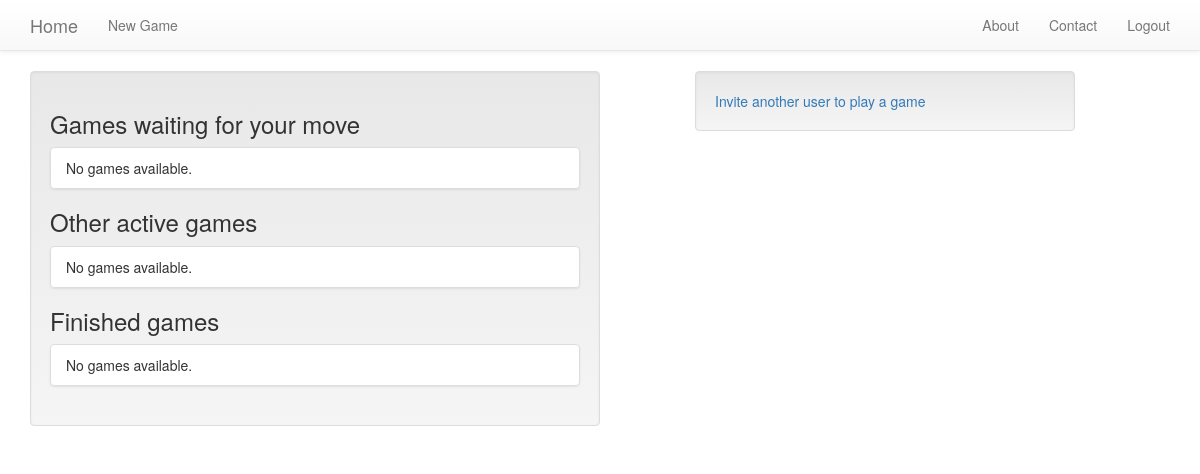
The page /user/home (signed in) on the database as committed earlier.
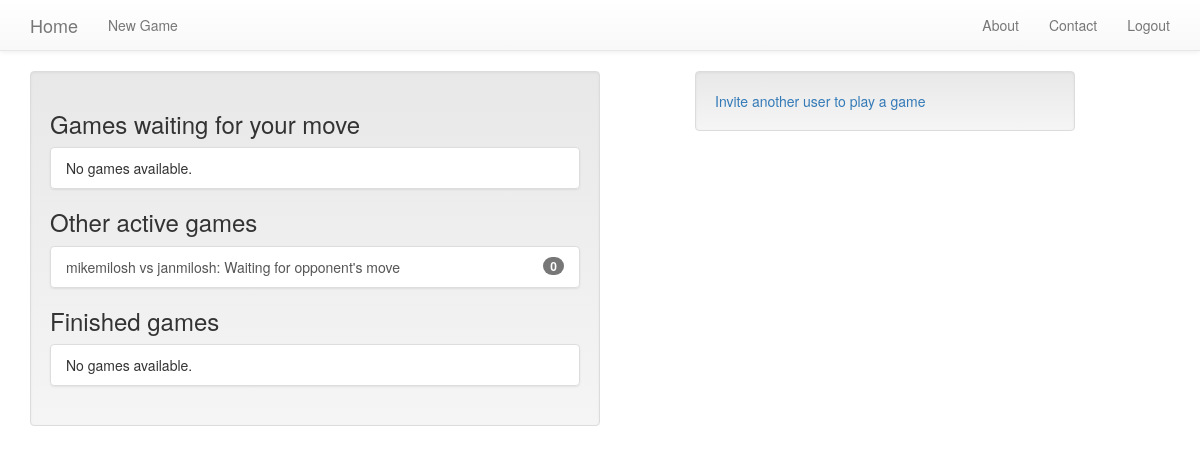
The same page on the database as committed later.
### tictactoe/models.py (models this page shows, shortened)
class Game(models.Model):
    first_player = models.ForeignKey(User, related_name="games_first_player")
    second_player = models.ForeignKey(User, related_name="games_second_player")
    next_to_move = models.ForeignKey(User, related_name="games_to_move")
    start_time = models.DateTimeField(auto_now_add=True)
    last_active = models.DateTimeField(auto_now=True)
    status = models.CharField(max_length=1, default='A',
                              choices=GAME_STATUS_CHOICES)
    objects = GamesManager()
    def __str__(self):
        return "{0} vs {1}".format(self.first_player, self.second_player)

### user_profile/views.py (the view)
@login_required
def home(request):
    my_games = Game.objects.games_for_user(request.user)
    active_games = my_games.filter(status="A")
    finished_games = my_games.exclude(status="A")
    waiting_games = active_games.filter(next_to_move=request.user)
    other_games = active_games.exclude(next_to_move=request.user)
    invitations = request.user.invitations_received.all()
    context = {'other_games': other_games,
                'waiting_games': waiting_games,
                'finished_games': finished_games,
                'invitations': invitations,
                }
    return render(request, 'user/home.html', context)

### tictactoe/models.py (called while the page is built)
    def games_for_user(self, user):
        return super(GamesManager, self).get_queryset().filter(
            Q(first_player_id=user.id)|Q(second_player_id=user.id))

### user_profile/templates/user/home.html (shortened to what this page needs)
{% extends "base.html" %}
{% block content %}
  <div class="well col-md-6">
    {% include "tictactoe/game_list_snippet.html" with header="Games waiting for your move" games_list=waiting_games%}
    {% include "tictactoe/game_list_snippet.html" with header="Other active games" games_list=other_games%}
    {% include "tictactoe/game_list_snippet.html" with header="Finished games" games_list=finished_games%}
  </div>
  <div class="well col-sm-4 col-sm-push-1">
    <a href="{% url 'tictactoe_invite' %}">Invite another user to play a game</a>
  </div>
{% endblock content %}

### tictactoe/templates/tictactoe/game_list_snippet.html
<h3 class="panel-header">{{ header }}</h3>
<div class="list-group">
  {% for game in games_list %}
    <a class="list-group-item" href="#">
      {{ game }}:
      {% if game.status == "A" %}
        {% if game.next_to_move == user %}Your turn{% else %}Waiting for opponent's move{% endif %}
      {% elif game.status == "D" %}
        Draw
      {% elif game.status == "F" and user == game.first_player %}
        You won!
      {% elif game.status == "S" and user == game.second_player %}
        You won!
      {% else %}
        You lost!
      {% endif %}
      <span class="badge">{{ game.move_set.count }}</span>
    </a>
  {% empty %}
    <span class="list-group-item">No games available.</span>
  {% endfor %}
</div>

Rows that differ between the two databases and show on the page:
added Game: first_player+second_player "mikemilosh vs janmilosh", status "Waiting for opponent's move", move_set.count "0"
Other text that changed with them:
text no longer shown: "No games available. No games available. No games available."
text now shown: "No games available. No games available."
